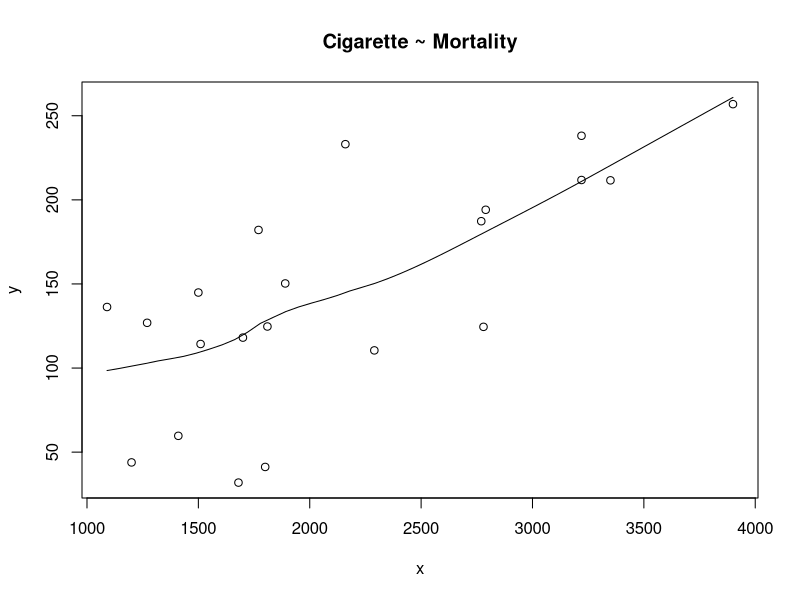
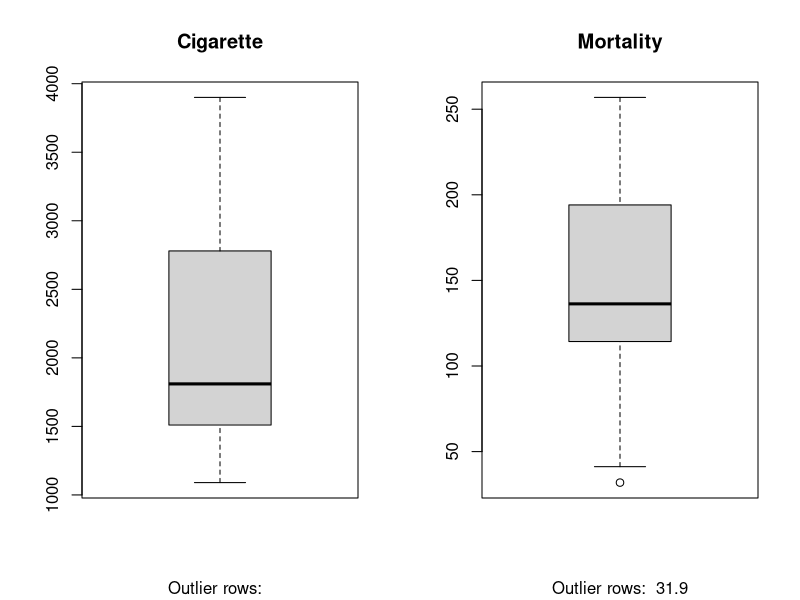
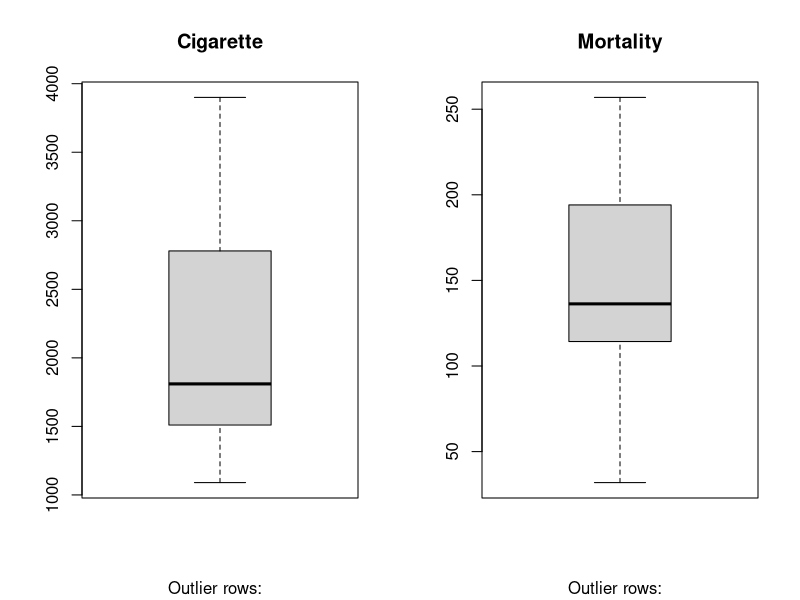
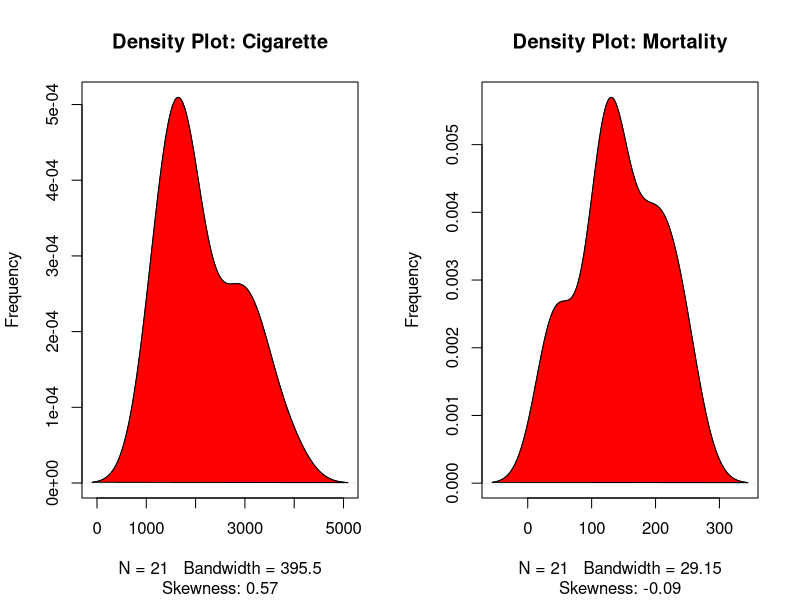
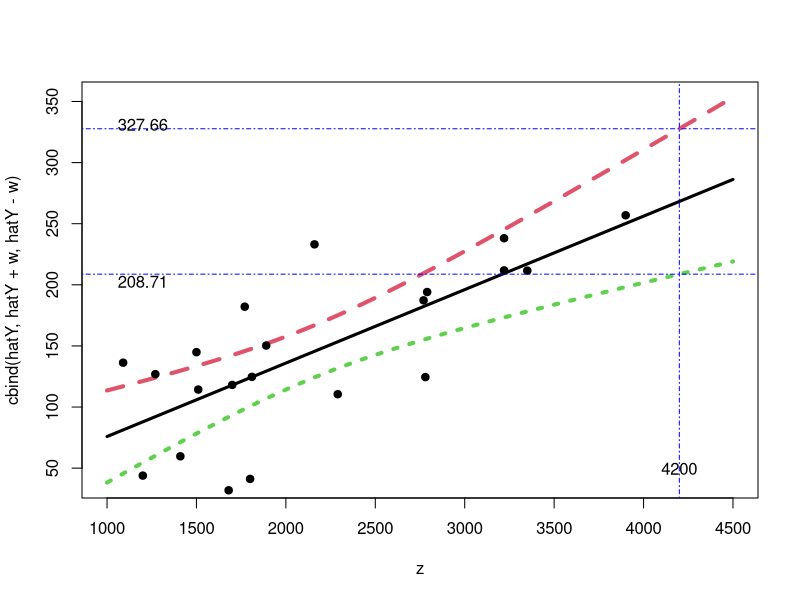
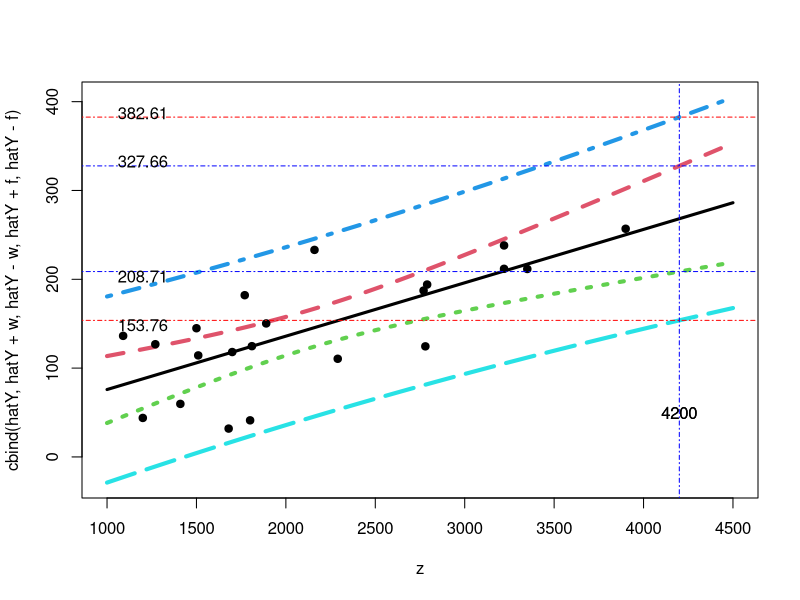
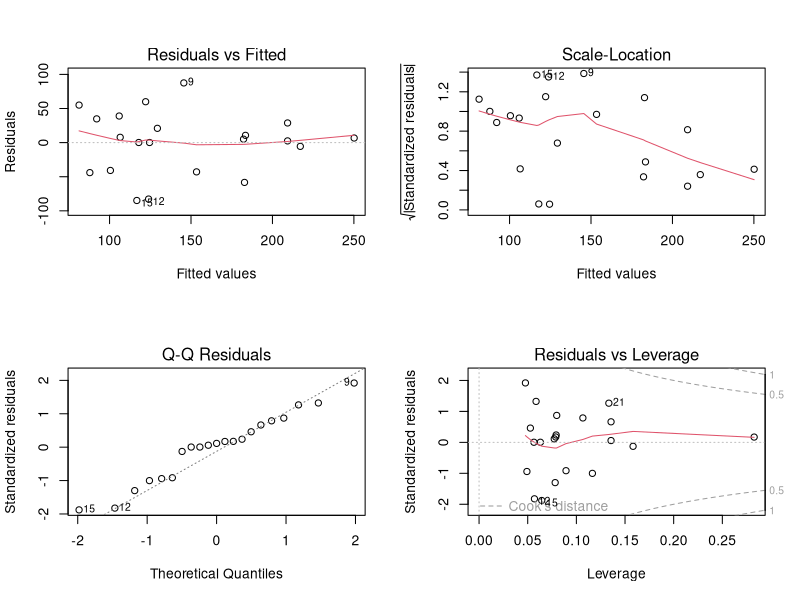

The R script that drew these images, in order:
#! /usr/bin/Rscript
setwd("/home/lechen/Dropbox/Teaching/svn_teaching/2020_Spring_Math362/lectures/Codes")


#fCase Study 11.3.1
# Loading data first
x <- c(3900,
       3350,
       3220,
       3220,
       2790,
       2780,
       2770,
       2290,
       2160,
       1890,
       1810,
       1800,
       1770,
       1700,
       1680,
       1510,
       1500,
       1410,
       1270,
       1200,
       1090)
y <- c(
  256.9,
  211.6,
  238.1,
  211.8,
  194.1,
  124.5,
  187.3,
  110.5,
  233.1,
  150.3,
  124.7,
  41.2,
  182.1,
  118.1,
  31.9,
  114.3,
  144.9,
  59.7,
  126.9,
  43.9,
  136.3)
# scatterplot
# Scatter plots can help visualize any linear relationships between the dependent (response) variable and independent (predictor) variables. Ideally, if you are having multiple predictor variables, a scatter plot is drawn for each one of them against the response, along with the line of best as seen below.
png("Case_11-3-1-Scatter.png")
scatter.smooth(x=x, y=y, main="Cigarette ~ Mortality")
dev.off()


png("Case_11-3-1-Outliers1.png")
r <- 1
par(mfrow=c(1, 2))  # divide graph area in 2 columns
boxplot(x, main="Cigarette", range=r, sub=paste("Outlier rows: ", boxplot.stats(x, coef=r)$out))  # box plot for 'Cigarette'
boxplot(y, main="Mortality", range=r, sub=paste("Outlier rows: ", boxplot.stats(y, coef=r)$out))  # box plot for 'Mortality'
dev.off()

png("Case_11-3-1-Outliers2.png")
r <- 1.5
par(mfrow=c(1, 2))  # divide graph area in 2 columns
boxplot(x, main="Cigarette", range=r, sub=paste("Outlier rows: ", boxplot.stats(x, coef=r)$out))  # box plot for 'Cigarette'
boxplot(y, main="Mortality", range=r, sub=paste("Outlier rows: ", boxplot.stats(y, coef=r)$out))  # box plot for 'Mortality'
dev.off()

png("Case_11-3-1-Density.png")
library(e1071)
par(mfrow=c(1, 2))  # divide graph area in 2 columns
plot(density(x), main="Density Plot: Cigarette", ylab="Frequency", 
     sub=paste("Skewness:", round(e1071::skewness(x), 2)))  # density plot for 'speed'
polygon(density(x), col="red")
plot(density(y), main="Density Plot: Mortality", ylab="Frequency", 
     sub=paste("Skewness:", round(e1071::skewness(y), 2)))  # density plot for 'dist'
polygon(density(y), col="red")
dev.off()

cor(x,y)

# Build the data frame 
CigMort <- data.frame("Cigarette" = x, "Mortality" = y)
# build linear regression model on the data
linearMod <- lm(Mortality ~ Cigarette, data=CigMort)  
print(linearMod)
summary(linearMod)

AIC(linearMod)
BIC(linearMod)



names(summary(linearMod))
summary(linearMod)$r.squared
summary(linearMod)$adj.r.squared

names(summary(linearMod))
summary(linearMod)$sigma
summary(linearMod)$fstatistic
f <- summary(linearMod)$fstatistic
pf(f[1], f[2], f[3], lower=FALSE)

AIC(linearMod)
BIC(linearMod)

# Plot the x -> E(Y|x)
png("EYX.png")
s <- summary(linearMod)$sigma
beta <- linearMod$coefficients
z <- seq(1000,4500,1) 
hatY <- beta[1]+beta[2]*z
w <- qt(0.975,19) * s * sqrt(1/21+(z-mean(x))^2/(sum((x-mean(x))^2)))
matplot(z,cbind(hatY,hatY+w,hatY-w),type = c("l","l","l"),lwd=c(3,4,4))
points(x, y, pch = 19)
abline(v=4200,col = "blue", lty = 4)
abline(h=208.71,col = "blue", lty = 4)
abline(h=327.66,col = "blue", lty = 4)
text(4200,50,4200)
text(1200,203,208.71)
text(1200,331,327.66)
dev.off()

# Future observations
png("EYX_Pred.png")
s <- summary(linearMod)$sigma
beta <- linearMod$coefficients
z <- seq(1000,4500,1) 
hatY <- beta[1]+beta[2]*z
w <- qt(0.975,19) * s * sqrt(1/21+(z-mean(x))^2/(sum((x-mean(x))^2)))
f <- qt(0.975,19) * s * sqrt(1+1/21+(z-mean(x))^2/(sum((x-mean(x))^2)))
matplot(z,cbind(hatY,hatY+w,hatY-w,hatY+f,hatY-f),
        type = c("l","l","l","l","l"),lwd=c(3,4,4,4,4))
points(x, y, pch = 19)
abline(v=4200,col = "blue", lty = 4)
abline(h=208.71,col = "blue", lty = 4)
abline(h=327.66,col = "blue", lty = 4)
text(4200,50,4200)
text(1200,208.71-5,208.71)
text(1200,327.66+5,327.66)
abline(h=153.76,col = "red", lty = 4)
abline(h=382.61,col = "red", lty = 4)
text(4200,50,4200)
text(1200,153.76-5,153.76)
text(1200,382.61+5,382.61)
dev.off()

png("diagnostic_plots.png")
# diagnostic plots
layout(matrix(c(1,2,3,4),2,2)) # optional 4 graphs/page
plot(linearMod)
dev.off()

# 95% C.I. for slope parameter beta_1
alpha <- 0.05
for (i in c(0,1)) {
  coef <- summary(linearMod)$coefficient
  df <- linearMod$df.residual
  lbd <- coef[i+1,1] - pt(1-alpha/2,df) * coef[i+1,2]
  ubd <- coef[i+1,1] + pt(1-alpha/2,df) * coef[i+1,2]
  print(paste("95% C.I. for the slope is beta_",i,
              " is (", round(lbd,3), ",", round(ubd,3),")"))
}

# 95% C.I. for intercept beta_0
alpha <- 0.05
i<- # for beta_0
coef <- summary(linearMod)$coefficient
df <- linearMod$df.residual
sd <- coef[2,2]
lbd <- coef[2,1] - pt(1-alpha/2,df) * coef[2,2]
ubd <- coef[2,1] + pt(1-alpha/2,df) * coef[2,2]
print(paste("95% C.I. for the slope is beta_1 (", 
            round(lbd,3), ",", round(ubd,3),")"))

